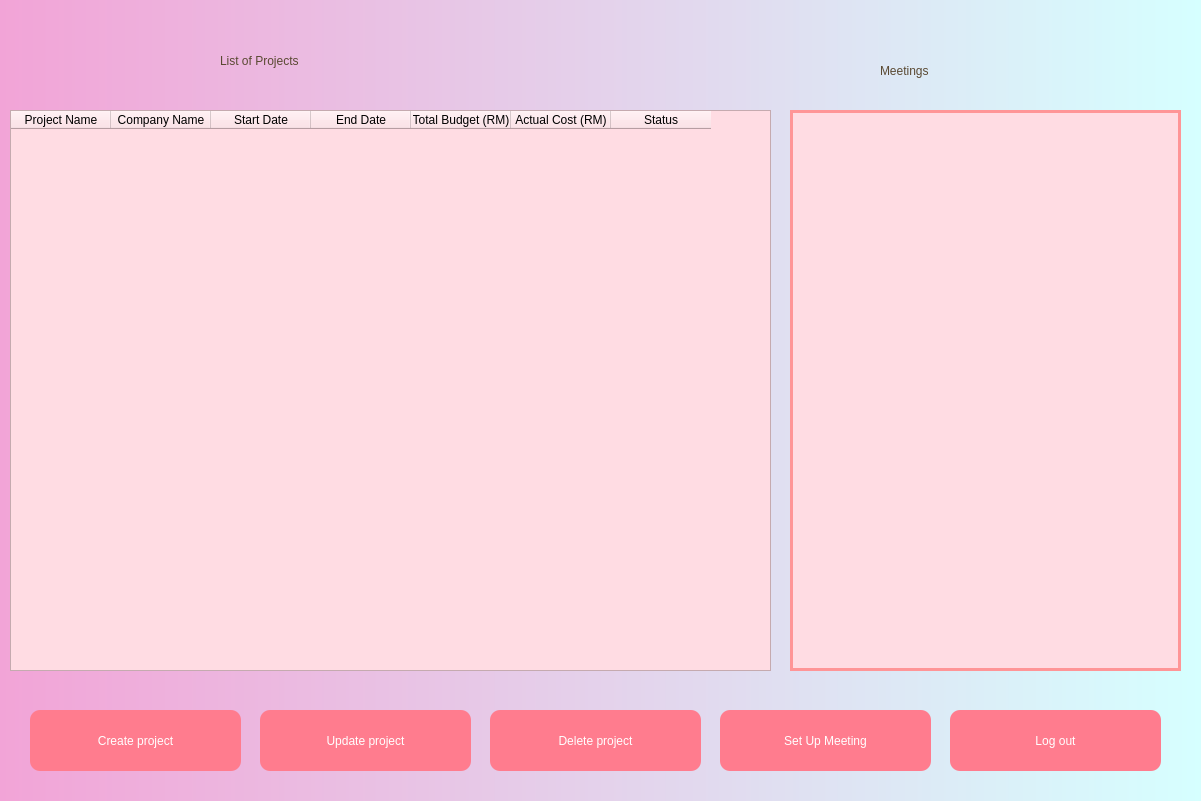
<?xml version="1.0" encoding="UTF-8"?>
<ui version="4.0">
 <class>Dialog</class>
 <widget class="QDialog" name="Dialog">
  <property name="geometry">
   <rect>
    <x>0</x>
    <y>0</y>
    <width>1201</width>
    <height>801</height>
   </rect>
  </property>
  <property name="windowTitle">
   <string>Dialog</string>
  </property>
  <property name="styleSheet">
   <string notr="true"/>
  </property>
  <widget class="QWidget" name="widget" native="true">
   <property name="geometry">
    <rect>
     <x>0</x>
     <y>0</y>
     <width>1201</width>
     <height>801</height>
    </rect>
   </property>
   <property name="styleSheet">
    <string notr="true">QWidget#widget{
background-color:qlineargradient(spread:reflect, x1:0, y1:0, x2:1, y2:0, stop:0 rgba(242, 164, 215, 255), stop:1 rgba(214, 255, 255, 255));}</string>
   </property>
   <widget class="QTableWidget" name="ProjectTable">
    <property name="geometry">
     <rect>
      <x>10</x>
      <y>110</y>
      <width>761</width>
      <height>561</height>
     </rect>
    </property>
    <property name="styleSheet">
     <string notr="true">font: 12pt &quot;Yu Gothic UI Semilight&quot;;
color: black;
background-color: rgb(255, 220, 227);
gridline-color: rgb(144, 131, 129);
</string>
    </property>
    <column>
     <property name="text">
      <string>Project Name</string>
     </property>
    </column>
    <column>
     <property name="text">
      <string>Company Name</string>
     </property>
    </column>
    <column>
     <property name="text">
      <string>Start Date</string>
     </property>
    </column>
    <column>
     <property name="text">
      <string>End Date</string>
     </property>
    </column>
    <column>
     <property name="text">
      <string>Total Budget (RM)</string>
     </property>
    </column>
    <column>
     <property name="text">
      <string>Actual Cost (RM)</string>
     </property>
    </column>
    <column>
     <property name="text">
      <string>Status</string>
     </property>
    </column>
   </widget>
   <widget class="QPushButton" name="create_a_project">
    <property name="geometry">
     <rect>
      <x>30</x>
      <y>710</y>
      <width>211</width>
      <height>61</height>
     </rect>
    </property>
    <property name="styleSheet">
     <string notr="true">QPushButton{
background-color: rgb(255, 124, 142);
font: 63 16pt &quot;Yu Gothic UI Semibold&quot;;
color: rgb(255, 255, 255);
border-radius: 10px;
}

QPushButton:hover
{
background-color: rgb(141, 91, 158);
font: 63 16pt &quot;Yu Gothic UI Semibold&quot;;
color: rgb(255, 255, 255);
border-radius: 10px;
}

QPushButton:pressed
{
padding-left:5px;
padding-top:5px;
}</string>
    </property>
    <property name="text">
     <string>Create project</string>
    </property>
   </widget>
   <widget class="QPushButton" name="logout">
    <property name="geometry">
     <rect>
      <x>950</x>
      <y>710</y>
      <width>211</width>
      <height>61</height>
     </rect>
    </property>
    <property name="styleSheet">
     <string notr="true">QPushButton{
background-color: rgb(255, 124, 142);
font: 63 16pt &quot;Yu Gothic UI Semibold&quot;;
color: rgb(255, 255, 255);
border-radius: 10px;
}

QPushButton:hover
{
background-color: rgb(141, 91, 158);
font: 63 16pt &quot;Yu Gothic UI Semibold&quot;;
color: rgb(255, 255, 255);
border-radius: 10px;
}

QPushButton:pressed
{
padding-left:5px;
padding-top:5px;
}
</string>
    </property>
    <property name="text">
     <string>Log out</string>
    </property>
   </widget>
   <widget class="QLabel" name="welcome_text">
    <property name="geometry">
     <rect>
      <x>220</x>
      <y>10</y>
      <width>411</width>
      <height>101</height>
     </rect>
    </property>
    <property name="styleSheet">
     <string notr="true">color:rgb(90, 73, 50);
font: 63 30pt &quot;Yu Gothic UI Semibold&quot;;
</string>
    </property>
    <property name="text">
     <string>List of Projects</string>
    </property>
   </widget>
   <widget class="QPushButton" name="update_project">
    <property name="geometry">
     <rect>
      <x>260</x>
      <y>710</y>
      <width>211</width>
      <height>61</height>
     </rect>
    </property>
    <property name="styleSheet">
     <string notr="true">QPushButton{
background-color: rgb(255, 124, 142);
font: 63 16pt &quot;Yu Gothic UI Semibold&quot;;
color: rgb(255, 255, 255);
border-radius: 10px;
}

QPushButton:hover
{
background-color: rgb(141, 91, 158);
font: 63 16pt &quot;Yu Gothic UI Semibold&quot;;
color: rgb(255, 255, 255);
border-radius: 10px;
}

QPushButton:pressed
{
padding-left:5px;
padding-top:5px;
}
</string>
    </property>
    <property name="text">
     <string>Update project</string>
    </property>
   </widget>
   <widget class="QPushButton" name="delete_project">
    <property name="geometry">
     <rect>
      <x>490</x>
      <y>710</y>
      <width>211</width>
      <height>61</height>
     </rect>
    </property>
    <property name="styleSheet">
     <string notr="true">QPushButton{
background-color: rgb(255, 124, 142);
font: 63 16pt &quot;Yu Gothic UI Semibold&quot;;
color: rgb(255, 255, 255);
border-radius: 10px;
}

QPushButton:hover
{
background-color: rgb(141, 91, 158);
font: 63 16pt &quot;Yu Gothic UI Semibold&quot;;
color: rgb(255, 255, 255);
border-radius: 10px;
}

QPushButton:pressed
{
padding-left:5px;
padding-top:5px;
}
</string>
    </property>
    <property name="text">
     <string>Delete project</string>
    </property>
   </widget>
   <widget class="QPushButton" name="set_up_meeting">
    <property name="geometry">
     <rect>
      <x>720</x>
      <y>710</y>
      <width>211</width>
      <height>61</height>
     </rect>
    </property>
    <property name="styleSheet">
     <string notr="true">QPushButton{
background-color: rgb(255, 124, 142);
font: 63 16pt &quot;Yu Gothic UI Semibold&quot;;
color: rgb(255, 255, 255);
border-radius: 10px;
}

QPushButton:hover
{
background-color: rgb(141, 91, 158);
font: 63 16pt &quot;Yu Gothic UI Semibold&quot;;
color: rgb(255, 255, 255);
border-radius: 10px;
}

QPushButton:pressed
{
padding-left:5px;
padding-top:5px;
}</string>
    </property>
    <property name="text">
     <string>Set Up Meeting</string>
    </property>
   </widget>
   <widget class="QListWidget" name="Lists">
    <property name="geometry">
     <rect>
      <x>790</x>
      <y>110</y>
      <width>391</width>
      <height>561</height>
     </rect>
    </property>
    <property name="styleSheet">
     <string notr="true">background-color: rgb(255, 220, 227);
border: 3px solid rgb(255, 149, 151);
font: 12pt &quot;Yu Gothic UI Semilight&quot;;
padding-bottom: 25px;</string>
    </property>
   </widget>
   <widget class="QLabel" name="Meetings">
    <property name="geometry">
     <rect>
      <x>880</x>
      <y>20</y>
      <width>271</width>
      <height>101</height>
     </rect>
    </property>
    <property name="styleSheet">
     <string notr="true">color:rgb(90, 73, 50);
font: 63 30pt &quot;Yu Gothic UI Semibold&quot;;
</string>
    </property>
    <property name="text">
     <string>Meetings</string>
    </property>
   </widget>
  </widget>
 </widget>
 <resources/>
 <connections/>
</ui>
